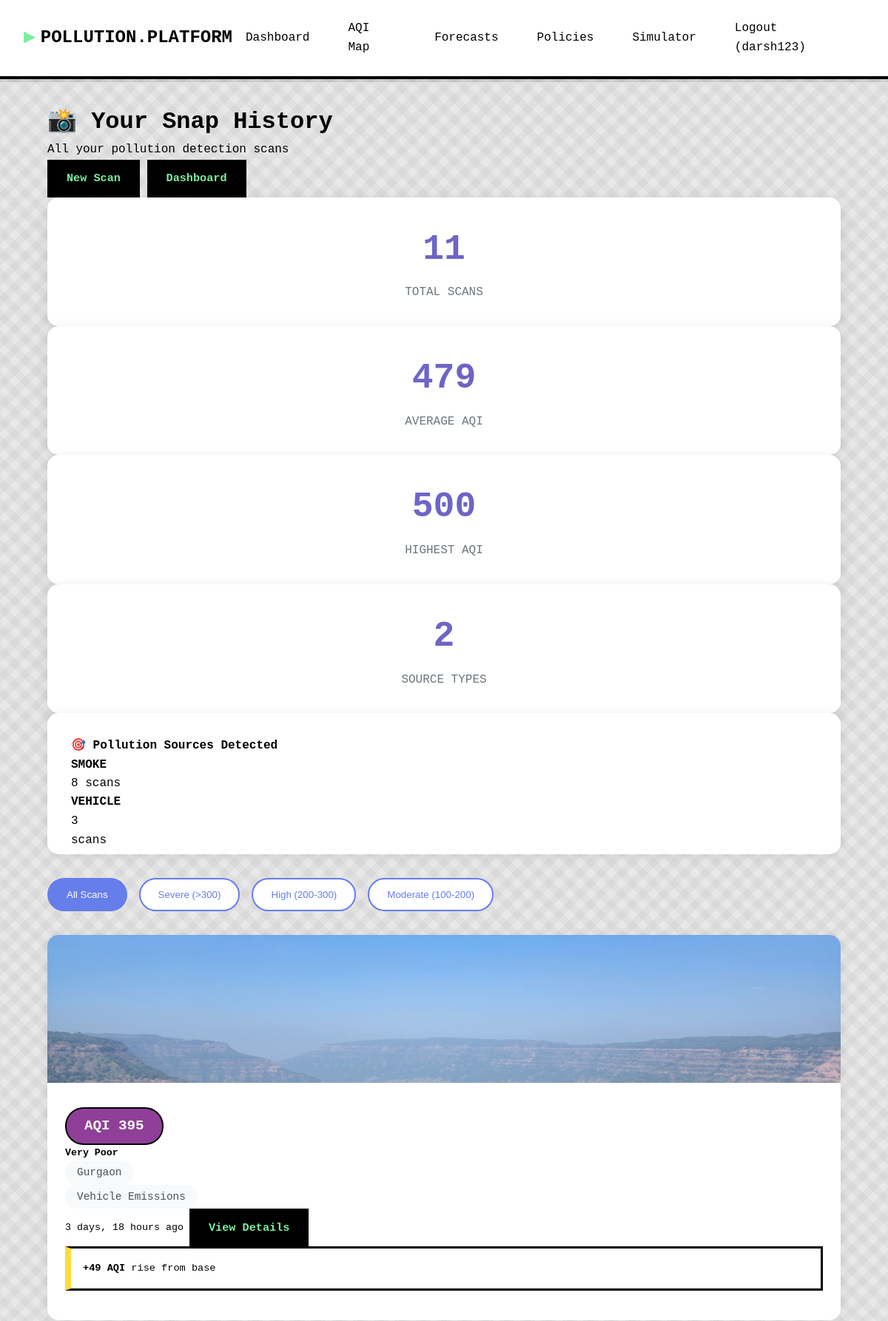
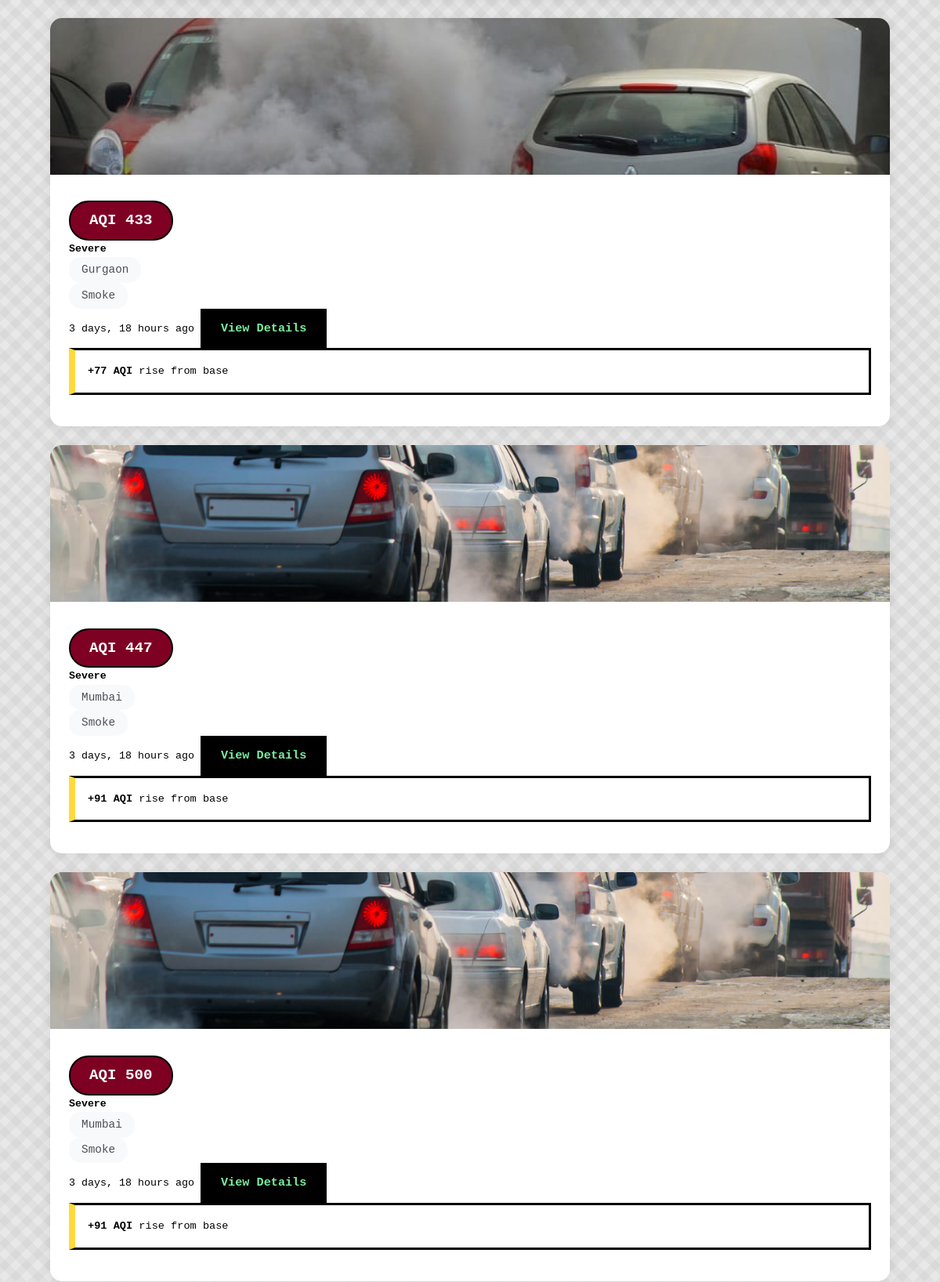
Screenshot of /snap-to-aqi/history/ (signed in, upper part) with the database file from the repository (2 pictures, top to bottom).
### main/models.py (models this page shows, shortened)
class ImageAQIPrediction(models.Model):
    user = models.ForeignKey(User, on_delete=models.CASCADE, related_name='image_predictions')
    image = models.ImageField(upload_to='aqi_images/%Y/%m/%d/')
    location = models.CharField(max_length=200, blank=True, help_text="Where was this photo taken?")
    latitude = models.FloatField(null=True, blank=True)
    longitude = models.FloatField(null=True, blank=True)
    predicted_aqi = models.IntegerField(help_text="AQI predicted from image")
    base_aqi = models.IntegerField(help_text="Current AQI from sensors", null=True, blank=True)
    aqi_rise = models.IntegerField(help_text="Estimated AQI increase from pollution source")
    haziness_score = models.FloatField(help_text="Haziness/visibility score (0-1)")
    pollution_source = models.CharField(max_length=50, choices=[
        ('SMOKE', 'Smoke'),
        ('DUST', 'Dust'),
        ('VEHICLE', 'Vehicle Emissions'),
        ('INDUSTRIAL', 'Industrial'),
        ('CONSTRUCTION', 'Construction'),
        ('FIRE', 'Fire/Burning'),
        ('UNKNOWN', 'Unknown'),
    ], default='UNKNOWN')
    health_alert_level = models.CharField(max_length=20, choices=[
        ('LOW', 'Low Impact'),
        ('MODERATE', 'Moderate Impact'),
        ('HIGH', 'High Impact'),
        ('SEVERE', 'Severe Impact'),
    ])
    created_at = models.DateTimeField(auto_now_add=True)
    class Meta:
        ordering = ['-created_at']
        verbose_name = "Image AQI Prediction"
        verbose_name_plural = "Image AQI Predictions"
    @property
    def category(self):
        if self.predicted_aqi <= 50:
            return "Good"
        elif self.predicted_aqi <= 100:
            return "Satisfactory"
        elif self.predicted_aqi <= 200:
            return "Moderate"
        elif self.predicted_aqi <= 300:
            return "Poor"
        elif self.predicted_aqi <= 400:
            return "Very Poor"
        return "Severe"
    @property
    def color_code(self):
        if self.predicted_aqi <= 50:
            return "#00E400"  # Green
        elif self.predicted_aqi <= 100:
            return "#FFFF00"  # Yellow
        elif self.predicted_aqi <= 200:
            return "#FF7E00"  # Orange
        elif self.predicted_aqi <= 300:
            return "#FF0000"  # Red
        elif self.predicted_aqi <= 400:
            return "#8F3F97"  # Purple
        return "#7E0023"  # Maroon

### main/views.py (the view)
# urls.py: path('snap-to-aqi/history/', views.snap_history, name='snap_history'),
@login_required
def snap_history(request):
    predictions = ImageAQIPrediction.objects.filter(
        user=request.user
    ).order_by('-created_at')
    total_predictions = predictions.count()
    avg_aqi = predictions.aggregate(django_models.Avg('predicted_aqi'))['predicted_aqi__avg'] or 0
    highest_aqi = predictions.aggregate(django_models.Max('predicted_aqi'))['predicted_aqi__max'] or 0
    source_stats = predictions.values('pollution_source').annotate(
        count=django_models.Count('id')
    ).order_by('-count')
    context = {
        'predictions': predictions,
        'total_predictions': total_predictions,
        'avg_aqi': round(avg_aqi),
        'highest_aqi': highest_aqi,
        'source_stats': source_stats,
    }
    return render(request, 'snap_history.html', context)

### main/templates/snap_history.html (shortened to what this page needs)
{% extends 'base.html' %}
{% load static %}
{% block content %}
<div class="container mt-4">
    <div class="d-flex justify-content-between align-items-center mb-4">
        <div>
            <h1>📸 Your Snap History</h1>
            <p class="text-muted">All your pollution detection scans</p>
        </div>
        <div>
            <a href="{% url 'snap_to_aqi' %}" class="btn btn-primary">
                 New Scan
            </a>
            <a href="{% url 'dashboard' %}" class="btn btn-outline-secondary">
                 Dashboard
            </a>
        </div>
    </div>
    {% if total_predictions > 0 %}
    <div class="row mb-4">
        <div class="col-md-3">
            <div class="stats-card">
                <div class="stat-value">{{ total_predictions }}</div>
                <div class="stat-label">Total Scans</div>
            </div>
        </div>
        <div class="col-md-3">
            <div class="stats-card">
                <div class="stat-value">{{ avg_aqi }}</div>
                <div class="stat-label">Average AQI</div>
            </div>
        </div>
        <div class="col-md-3">
            <div class="stats-card">
                <div class="stat-value" style="color: #dc3545;">{{ highest_aqi }}</div>
                <div class="stat-label">Highest AQI</div>
            </div>
        </div>
        <div class="col-md-3">
            <div class="stats-card">
                <div class="stat-value">{{ source_stats|length }}</div>
                <div class="stat-label">Source Types</div>
            </div>
        </div>
    </div>
    <div class="chart-container">
        <h4 class="mb-4">🎯 Pollution Sources Detected</h4>
        <div class="row">
            {% for stat in source_stats %}
            <div class="col-md-4 mb-3">
                <div class="d-flex align-items-center">
                    <div style="flex: 1;">
                        <strong>{{ stat.pollution_source }}</strong>
                        <div class="progress mt-2" style="height: 25px;">
                            <div class="progress-bar bg-primary"
                                 style="width: {{ stat.count|floatformat:0 }}%;">
                                {{ stat.count }} scan{{ stat.count|pluralize }}
                            </div>
                        </div>
                    </div>
                </div>
            </div>
            {% endfor %}
        </div>
    </div>
    <div class="filter-tabs">
        <button class="filter-tab active" onclick="filterPredictions('all')">
            All Scans
        </button>
        <button class="filter-tab" onclick="filterPredictions('severe')">
            Severe (>300)
        </button>
        <button class="filter-tab" onclick="filterPredictions('high')">
            High (200-300)
        </button>
        <button class="filter-tab" onclick="filterPredictions('moderate')">
            Moderate (100-200)
        </button>
    </div>
    <div class="row" id="predictionsGrid">
        {% for prediction in predictions %}
        <div class="col-md-4 prediction-item" data-aqi="{{ prediction.predicted_aqi }}">
            <div class="prediction-card">
                <img src="{{ prediction.image.url }}" class="prediction-image" alt="Scan">
                <div class="prediction-body">
                    <div class="mb-3">
                        <span class="aqi-badge" style="background: {{ prediction.color_code }};">
                            AQI {{ prediction.predicted_aqi }}
                        </span>
                    </div>
                    <h5>{{ prediction.category }}</h5>
                    <div class="mb-2">
                        <span class="source-tag">
                            {{ prediction.location|default:"Unknown" }}
                        </span>
                    </div>
                    <div class="mb-2">
                        <span class="source-tag">
                            {{ prediction.get_pollution_source_display }}
                        </span>
                    </div>
                    <div class="d-flex justify-content-between align-items-center mt-3">
                        <small class="text-muted">
                            {{ prediction.created_at|timesince }} ago
                        </small>
                        <a href="{% url 'snap_result' prediction.id %}" class="btn btn-sm btn-primary">
                            View Details
                        </a>
                    </div>
                    {% if prediction.aqi_rise > 0 %}
                    <div class="alert alert-warning mt-3 mb-0" style="font-size: 0.85rem;">
                        <strong>+{{ prediction.aqi_rise }} AQI</strong> rise from base
                    </div>
                    {% endif %}
                </div>
            </div>
        </div>
        {% endfor %}
    </div>
    {% endif %}
</div>
{% endblock %}

### main/templates/base.html (shortened to what this page needs)
<!DOCTYPE html>
<html lang="en">
<head>
</head>
<body>
    <header>
        <div class="header-content">
            <a href="{% url 'home' %}" class="logo">POLLUTION.PLATFORM</a>
            <nav>
                {% if user.is_authenticated %}
                    <a href="{% url 'dashboard' %}" class="nav-link">Dashboard</a>
                    <a href="{% url 'aqi_map' %}" class="nav-link">AQI Map</a>
                    <a href="{% url 'forecasts' %}" class="nav-link">Forecasts</a>
                    <a href="{% url 'policies' %}" class="nav-link">Policies</a>
                    <a href="{% url 'policy_simulation' %}" class="nav-link">Simulator</a>
                    <a href="{% url 'logout' %}" class="nav-link">Logout ({{ user.username }})</a>
                {% else %}
                    <a href="{% url 'login' %}" class="nav-link">Login</a>
                    <a href="{% url 'register' %}" class="nav-link">Register</a>
                {% endif %}
            </nav>
        </div>
    </header>
    <div class="container">
        {% block content %}{% endblock %}
    </div>
</body>
</html>

### main/templates/base.html (style rules this page uses)
* { margin: 0; padding: 0; box-sizing: border-box; }
body { font-family: 'Courier New', monospace; background: #e8e8e8; color: #000; line-height: 1.6; }
body::before { content: ''; position: fixed; top: 0; left: 0; width: 100%; height: 100%; background-image: repeating-linear-gradient(45deg, transparent, transparent 10px, rgba(0,0,0,.03) 10px, rgba(0,0,0,.03) 20px), repeating-linear-gradient(-45deg, transparent, transparent 10px, rgba(0,0,0,.03) 10px, rgba(0,0,0,.03) 20px); pointer-events: none; z-index: -1; }
header { background: #fff; border-bottom: 4px solid #000; padding: 1rem 2rem; box-shadow: 0 4px 0 rgba(0,0,0,0.1); }
.header-content { max-width: 1400px; margin: 0 auto; display: flex; justify-content: space-between; align-items: center; }
.logo { font-size: 1.5rem; font-weight: bold; color: #000; text-decoration: none; display: flex; align-items: center; gap: 0.5rem; }
.logo::before { content: '▶'; color: #7bed9f; font-size: 1.2rem; }
nav { display: flex; gap: 1rem; align-items: center; }
.nav-link { text-decoration: none; color: #000; padding: 0.5rem 1rem; border: 2px solid transparent; transition: all 0.2s; font-weight: 500; }
.container { max-width: 1400px; margin: 2rem auto; padding: 0 2rem; }
.btn { display: inline-block; padding: 0.7rem 1.5rem; background: #000; color: #7bed9f; border: 2px solid #000; font-family: 'Courier New', monospace; font-weight: bold; text-decoration: none; cursor: pointer; transition: all 0.2s; font-size: 0.95rem; }
.aqi-badge { display: inline-block; padding: 0.3rem 0.8rem; font-weight: bold; border: 2px solid #000; background: #fff; }
.alert { padding: 1rem; margin-bottom: 1rem; border: 3px solid #000; background: #fff; }
.alert-warning { border-left: 8px solid #ffd93d; }
.stat-value { font-size: 2.5rem; font-weight: bold; color: #000; }
.stat-label { font-size: 0.9rem; text-transform: uppercase; margin-top: 0.5rem; }

### main/templates/snap_history.html (style rules this page uses)
.stats-card { background: white; border-radius: 15px; padding: 2rem; text-align: center; box-shadow: 0 5px 20px rgba(0,0,0,0.1); transition: all 0.3s ease; }
.stat-value { font-size: 3rem; font-weight: bold; background: linear-gradient(135deg, #667eea 0%, #764ba2 100%); -webkit-background-clip: text; -webkit-text-fill-color: transparent; background-clip: text; }
.stat-label { color: #6c757d; font-size: 1rem; margin-top: 0.5rem; }
.prediction-card { background: white; border-radius: 15px; overflow: hidden; box-shadow: 0 2px 15px rgba(0,0,0,0.08); transition: all 0.3s ease; margin-bottom: 1.5rem; }
.prediction-image { width: 100%; height: 200px; object-fit: cover; }
.prediction-body { padding: 1.5rem; }
.aqi-badge { display: inline-block; padding: 0.5rem 1.5rem; border-radius: 25px; font-weight: bold; font-size: 1.2rem; color: white; }
.source-tag { display: inline-block; padding: 0.3rem 1rem; border-radius: 15px; font-size: 0.9rem; background: #f8f9fa; color: #495057; margin-right: 0.5rem; }
.chart-container { background: white; border-radius: 15px; padding: 2rem; box-shadow: 0 2px 15px rgba(0,0,0,0.08); margin-bottom: 2rem; }
.filter-tabs { display: flex; gap: 1rem; margin-bottom: 2rem; flex-wrap: wrap; }
.filter-tab { padding: 0.8rem 1.5rem; border-radius: 25px; border: 2px solid #667eea; background: white; color: #667eea; cursor: pointer; transition: all 0.3s ease; }
.filter-tab:hover, .filter-tab.active { background: #667eea; color: white; }

### rows the page displays
ImageAQIPrediction: image (picture), predicted_aqi "395", category "Very Poor", location "Gurgaon", pollution_source "Vehicle Emissions", created_at "3 days, 18 hours", aqi_rise "49"
ImageAQIPrediction: image (picture), predicted_aqi "433", category "Severe", location "Gurgaon", pollution_source "Smoke", created_at "3 days, 18 hours", aqi_rise "77"
ImageAQIPrediction: image (picture), predicted_aqi "447", category "Severe", location "Mumbai", pollution_source "Smoke", created_at "3 days, 18 hours", aqi_rise "91"
ImageAQIPrediction: image (picture), predicted_aqi "500", category "Severe", location "Mumbai", pollution_source "Smoke", created_at "3 days, 18 hours", aqi_rise "91"

### other values shown
{{ user.username }} "darsh123"
{{ total_predictions }} "11"
{{ avg_aqi }} "479"
{{ highest_aqi }} "500"
{{ source_stats|length }} "2"
{{ stat.pollution_source }} "SMOKE" "VEHICLE"
{{ stat.count }} "8" "3"
